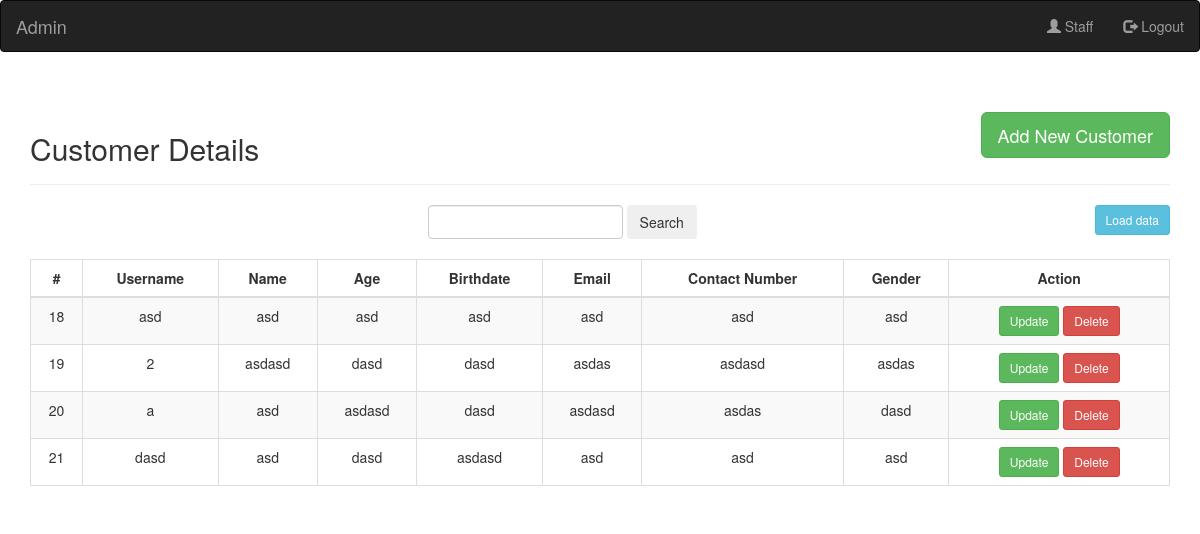
The page /index.php?term=asd (signed in) on the database its author committed.
### tables this page shows
CREATE TABLE `customer` (
  `id` int(10) NOT NULL,
  `Username` varchar(50) NOT NULL,
  `Name` varchar(50) NOT NULL,
  `Age` varchar(50) NOT NULL,
  `Birthdate` varchar(50) NOT NULL,
  `Email` varchar(50) NOT NULL,
  `Contact Number` varchar(50) NOT NULL,
  `Gender` varchar(50) NOT NULL,
  `Password` varchar(255) NOT NULL
);

### index.php (the view, shortened to what this page needs)
<!DOCTYPE html>
<html lang="en">
<head>
    <link rel="stylesheet" href="https://maxcdn.bootstrapcdn.com/bootstrap/3.4.1/css/bootstrap.min.css">
</head>
<body>
    <nav class="navbar navbar-inverse">
        <div class="container-fluid">
            <div class="navbar-header">
                <a class="navbar-brand" href="#">Admin</a>
            </div>
            <ul class="nav navbar-nav navbar-right">
            <li><a href="index2.php"><span class="glyphicon glyphicon-user"></span> Staff</a></li>
            <li><a href="adminlogout.php"><span class="glyphicon glyphicon-log-out"></span> Logout</a></li>
            </ul>
        </div>
    </nav>
    <div class="container">
        <div class="page-header clearfix">
            <h2 class="pull-left">Customer Details</h2>
            <a href="create.php" class="btn btn-success pull-right btn-lg">Add New Customer</a>
        </div>
        <div class="form-inline">
        <center>
            <form method="post" action="index.php"  class="col-xs-14" >
                <input type="text" name="term" class="form-control"  />
                <input type="submit" name="submit" value="Search" class="btn btn-basic" />
                <input type="submit" name="load" class="btn btn-info pull-right btn-sm" value="Load data">
            </form>
        </center>
            <br>
        </div>
        <?php
        require_once "config.php";
        if (!empty($_REQUEST['term'])) {
            $term = mysqli_real_escape_string($link, $_REQUEST['term']);
            $sql = "SELECT * FROM `customer` WHERE `Username` LIKE '%".$term."%' OR `Name` LIKE '%".$term."%' OR `Age` LIKE '%".$term."%' OR `Birthdate` LIKE '%".$term."%' OR `Email` LIKE '%".$term."%' OR `Contact Number` LIKE '%".$term."%' OR `Gender` LIKE '%".$term."%'";
            if($result = mysqli_query($link, $sql)){
                if(mysqli_num_rows($result) > 0){
                    echo "<table class='table table-bordered table-striped' >";
                        echo "<thead>";
                            echo "<tr  class='text-center'>";
                                echo "<th class='text-center'>#</th>";
                                echo "<th class='text-center'>Username</th>";
                                echo "<th class='text-center'>Name</th>";
                                echo "<th class='text-center'>Age</th>";
                                echo "<th class='text-center'>Birthdate</th>";
                                echo "<th class='text-center'>Email</th>";
                                echo "<th class='text-center'>Contact Number</th>";
                                echo "<th class='text-center'>Gender</th>";
                                echo "<th class='text-center'>Action</th>";
                            echo "</tr>";
                        echo "</thead>";
                        echo "<tbody>";
                        while($row = mysqli_fetch_array($result)){
                            echo "<tr>";
                                echo "<td class='text-center'>" . $row['id'] . "</td>";
                                echo "<td class='text-center'>" . $row['Username'] . "</td>";
                                echo "<td class='text-center'>" . $row['Name'] . "</td>";
                                echo "<td class='text-center'>" . $row['Age'] . "</td>";
                                echo "<td class='text-center'>" . $row['Birthdate'] . "</td>";
                                echo "<td class='text-center'>" . $row['Email'] . "</td>";
                                echo "<td class='text-center'>" . $row['Contact Number'] . "</td>";
                                echo "<td class='text-center'>" . $row['Gender'] . "</td>";
                                echo "<td class='text-center'>";
                                    echo " <a href='update.php?id=". $row['id'] ."' title='Update Record' data-toggle='tooltip'><span class='btn btn-success btn-sm'>Update</span></a>";
                                    echo " <a href='delete.php?id=". $row['id'] ."' title='Delete Record' data-toggle='tooltip'><span class='btn btn-danger btn-sm'>Delete</span></a>";
                                echo "</td>";
                            echo "</tr>";
                        }
                        echo "</tbody>";
                    echo "</table>";
                } else{
                    echo "<p class='lead'><em>No records were found.</em></p>";
                }
            } else{
                echo "ERROR: Could not able to execute $sql. " . mysqli_error($link);
            }
        }
        ?>
</body>
</html>

### rows shown on the page
customer: id "18", Username "asd", Name "asd", Age "asd", Birthdate "asd", Email "asd", Contact Number "asd", Gender "asd"
customer: id "19", Username "2", Name "asdasd", Age "dasd", Birthdate "dasd", Email "asdas", Contact Number "asdasd", Gender "asdas"
customer: id "20", Username "a", Name "asd", Age "asdasd", Birthdate "dasd", Email "asdasd", Contact Number "asdas", Gender "dasd"
customer: id "21", Username "dasd", Name "asd", Age "dasd", Birthdate "asdasd", Email "asd", Contact Number "asd", Gender "asd"
